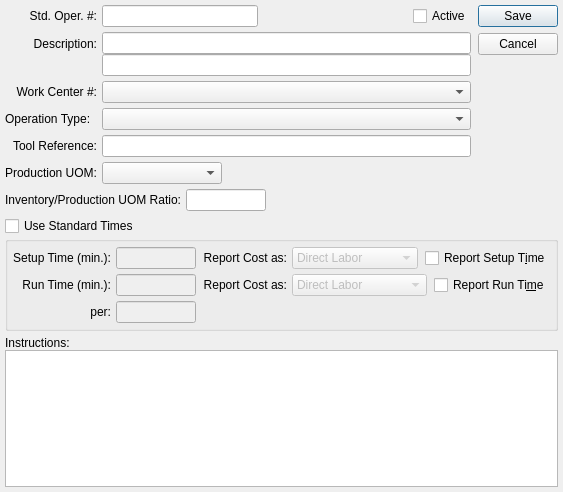
<?xml version="1.0" encoding="UTF-8"?>
<ui version="4.0">
 <comment>This file is part of the xtmfg Package for xTuple ERP,
and is Copyright (c) 1999-2017 by OpenMFG LLC, d/b/a xTuple.  It
is licensed to you under the xTuple End-User License Agreement (&quot;the
EULA&quot;), the full text of which is available at www.xtuple.com/EULA.
While the EULA gives you access to source code and encourages your
involvement in the development process, this Package is not free
software.  By using this software, you agree to be bound by the
terms of the EULA.</comment>
 <class>standardOperation</class>
 <widget class="QDialog" name="standardOperation">
  <property name="geometry">
   <rect>
    <x>0</x>
    <y>0</y>
    <width>563</width>
    <height>492</height>
   </rect>
  </property>
  <property name="windowTitle">
   <string>Standard Operation</string>
  </property>
  <layout class="QVBoxLayout">
   <property name="spacing">
    <number>5</number>
   </property>
   <property name="margin">
    <number>5</number>
   </property>
   <item>
    <layout class="QHBoxLayout">
     <property name="spacing">
      <number>7</number>
     </property>
     <item>
      <layout class="QVBoxLayout">
       <property name="spacing">
        <number>5</number>
       </property>
       <item>
        <layout class="QGridLayout">
         <property name="spacing">
          <number>5</number>
         </property>
         <item row="5" column="1">
          <layout class="QHBoxLayout">
           <property name="spacing">
            <number>0</number>
           </property>
           <item>
            <widget class="XComboBox" name="_prodUOM">
             <property name="minimumSize">
              <size>
               <width>120</width>
               <height>0</height>
              </size>
             </property>
            </widget>
           </item>
           <item>
            <spacer>
             <property name="orientation">
              <enum>Qt::Horizontal</enum>
             </property>
             <property name="sizeType">
              <enum>QSizePolicy::Expanding</enum>
             </property>
             <property name="sizeHint" stdset="0">
              <size>
               <width>20</width>
               <height>20</height>
              </size>
             </property>
            </spacer>
           </item>
          </layout>
         </item>
         <item row="2" column="0">
          <widget class="QLabel" name="_workCenterLit">
           <property name="text">
            <string>Work Center #:</string>
           </property>
           <property name="alignment">
            <set>Qt::AlignRight|Qt::AlignTrailing|Qt::AlignVCenter</set>
           </property>
          </widget>
         </item>
         <item row="1" column="0">
          <layout class="QVBoxLayout">
           <property name="spacing">
            <number>0</number>
           </property>
           <item>
            <widget class="QLabel" name="_descriptionLit">
             <property name="sizePolicy">
              <sizepolicy hsizetype="Preferred" vsizetype="Fixed">
               <horstretch>0</horstretch>
               <verstretch>0</verstretch>
              </sizepolicy>
             </property>
             <property name="text">
              <string>Description:</string>
             </property>
             <property name="alignment">
              <set>Qt::AlignRight|Qt::AlignTrailing|Qt::AlignVCenter</set>
             </property>
            </widget>
           </item>
           <item>
            <spacer>
             <property name="orientation">
              <enum>Qt::Vertical</enum>
             </property>
             <property name="sizeType">
              <enum>QSizePolicy::Preferred</enum>
             </property>
             <property name="sizeHint" stdset="0">
              <size>
               <width>20</width>
               <height>20</height>
              </size>
             </property>
            </spacer>
           </item>
          </layout>
         </item>
         <item row="0" column="1">
          <layout class="QHBoxLayout">
           <property name="spacing">
            <number>0</number>
           </property>
           <item>
            <widget class="XLineEdit" name="_number"/>
           </item>
           <item>
            <spacer>
             <property name="orientation">
              <enum>Qt::Horizontal</enum>
             </property>
             <property name="sizeType">
              <enum>QSizePolicy::Expanding</enum>
             </property>
             <property name="sizeHint" stdset="0">
              <size>
               <width>20</width>
               <height>20</height>
              </size>
             </property>
            </spacer>
           </item>
           <item>
            <widget class="QCheckBox" name="_active">
             <property name="text">
              <string>Active</string>
             </property>
            </widget>
           </item>
          </layout>
         </item>
         <item row="2" column="1">
          <widget class="XComboBox" name="_wrkcnt"/>
         </item>
         <item row="4" column="0">
          <widget class="QLabel" name="_toolRefLit">
           <property name="text">
            <string>Tool Reference:</string>
           </property>
           <property name="alignment">
            <set>Qt::AlignRight|Qt::AlignTrailing|Qt::AlignVCenter</set>
           </property>
          </widget>
         </item>
         <item row="5" column="0">
          <widget class="QLabel" name="_prodUOMLit">
           <property name="text">
            <string>Production UOM:</string>
           </property>
           <property name="alignment">
            <set>Qt::AlignRight|Qt::AlignTrailing|Qt::AlignVCenter</set>
           </property>
          </widget>
         </item>
         <item row="0" column="0">
          <widget class="QLabel" name="_stdopnNumLit">
           <property name="text">
            <string>Std. Oper. #:</string>
           </property>
           <property name="alignment">
            <set>Qt::AlignRight|Qt::AlignTrailing|Qt::AlignVCenter</set>
           </property>
          </widget>
         </item>
         <item row="4" column="1">
          <widget class="XLineEdit" name="_toolReference"/>
         </item>
         <item row="1" column="1">
          <layout class="QVBoxLayout">
           <property name="spacing">
            <number>0</number>
           </property>
           <item>
            <widget class="XLineEdit" name="_description1"/>
           </item>
           <item>
            <widget class="XLineEdit" name="_description2"/>
           </item>
          </layout>
         </item>
         <item row="3" column="1">
          <widget class="XComboBox" name="_optype">
           <property name="allowNull">
            <bool>true</bool>
           </property>
          </widget>
         </item>
         <item row="3" column="0">
          <widget class="XLabel" name="_opTypeLit">
           <property name="text">
            <string>Operation Type:</string>
           </property>
          </widget>
         </item>
        </layout>
       </item>
       <item>
        <layout class="QHBoxLayout">
         <property name="spacing">
          <number>5</number>
         </property>
         <item>
          <widget class="QLabel" name="_invProdUOMRatioLit">
           <property name="text">
            <string>Inventory/Production UOM Ratio:</string>
           </property>
           <property name="alignment">
            <set>Qt::AlignRight|Qt::AlignTrailing|Qt::AlignVCenter</set>
           </property>
          </widget>
         </item>
         <item>
          <layout class="QHBoxLayout">
           <property name="spacing">
            <number>0</number>
           </property>
           <item>
            <widget class="XLineEdit" name="_invProdUOMRatio">
             <property name="maximumSize">
              <size>
               <width>80</width>
               <height>32767</height>
              </size>
             </property>
             <property name="alignment">
              <set>Qt::AlignRight</set>
             </property>
            </widget>
           </item>
           <item>
            <spacer>
             <property name="orientation">
              <enum>Qt::Horizontal</enum>
             </property>
             <property name="sizeType">
              <enum>QSizePolicy::Expanding</enum>
             </property>
             <property name="sizeHint" stdset="0">
              <size>
               <width>20</width>
               <height>20</height>
              </size>
             </property>
            </spacer>
           </item>
          </layout>
         </item>
        </layout>
       </item>
      </layout>
     </item>
     <item>
      <widget class="QDialogButtonBox" name="_buttonBox">
       <property name="orientation">
        <enum>Qt::Vertical</enum>
       </property>
       <property name="standardButtons">
        <set>QDialogButtonBox::Cancel|QDialogButtonBox::Save</set>
       </property>
      </widget>
     </item>
    </layout>
   </item>
   <item>
    <layout class="QVBoxLayout">
     <property name="spacing">
      <number>0</number>
     </property>
     <item>
      <layout class="QHBoxLayout">
       <property name="spacing">
        <number>0</number>
       </property>
       <item>
        <widget class="QCheckBox" name="_stdTimes">
         <property name="text">
          <string>Use Standard Times</string>
         </property>
        </widget>
       </item>
       <item>
        <spacer>
         <property name="orientation">
          <enum>Qt::Horizontal</enum>
         </property>
         <property name="sizeType">
          <enum>QSizePolicy::Expanding</enum>
         </property>
         <property name="sizeHint" stdset="0">
          <size>
           <width>21</width>
           <height>10</height>
          </size>
         </property>
        </spacer>
       </item>
      </layout>
     </item>
     <item>
      <widget class="QGroupBox" name="_standardGroup">
       <property name="title">
        <string/>
       </property>
       <layout class="QGridLayout">
        <property name="margin">
         <number>5</number>
        </property>
        <property name="spacing">
         <number>5</number>
        </property>
        <item row="2" column="1">
         <layout class="QHBoxLayout">
          <property name="spacing">
           <number>5</number>
          </property>
          <item>
           <widget class="XLineEdit" name="_runQtyPer">
            <property name="enabled">
             <bool>false</bool>
            </property>
            <property name="maximumSize">
             <size>
              <width>80</width>
              <height>32767</height>
             </size>
            </property>
           </widget>
          </item>
          <item>
           <widget class="QLabel" name="lblProdUOM">
            <property name="sizePolicy">
             <sizepolicy hsizetype="Expanding" vsizetype="Preferred">
              <horstretch>0</horstretch>
              <verstretch>0</verstretch>
             </sizepolicy>
            </property>
           </widget>
          </item>
         </layout>
        </item>
        <item row="0" column="1">
         <layout class="QHBoxLayout">
          <property name="spacing">
           <number>7</number>
          </property>
          <item>
           <widget class="XLineEdit" name="_setupTime">
            <property name="enabled">
             <bool>false</bool>
            </property>
            <property name="sizePolicy">
             <sizepolicy hsizetype="Preferred" vsizetype="Fixed">
              <horstretch>0</horstretch>
              <verstretch>0</verstretch>
             </sizepolicy>
            </property>
            <property name="maximumSize">
             <size>
              <width>80</width>
              <height>32767</height>
             </size>
            </property>
           </widget>
          </item>
          <item>
           <layout class="QHBoxLayout">
            <property name="spacing">
             <number>5</number>
            </property>
            <item>
             <widget class="QLabel" name="_reportSetupCostLit">
              <property name="text">
               <string>Report Cost as:</string>
              </property>
              <property name="alignment">
               <set>Qt::AlignRight|Qt::AlignTrailing|Qt::AlignVCenter</set>
              </property>
             </widget>
            </item>
            <item>
             <widget class="XComboBox" name="_setupReport">
              <property name="enabled">
               <bool>false</bool>
              </property>
              <property name="sizePolicy">
               <sizepolicy hsizetype="Expanding" vsizetype="Fixed">
                <horstretch>0</horstretch>
                <verstretch>0</verstretch>
               </sizepolicy>
              </property>
              <item>
               <property name="text">
                <string>Direct Labor</string>
               </property>
              </item>
              <item>
               <property name="text">
                <string>Overhead</string>
               </property>
              </item>
              <item>
               <property name="text">
                <string>None</string>
               </property>
              </item>
             </widget>
            </item>
           </layout>
          </item>
          <item>
           <widget class="QCheckBox" name="_reportSetup">
            <property name="enabled">
             <bool>true</bool>
            </property>
            <property name="text">
             <string>Report Setup T&amp;ime</string>
            </property>
           </widget>
          </item>
         </layout>
        </item>
        <item row="1" column="1">
         <layout class="QHBoxLayout">
          <property name="spacing">
           <number>7</number>
          </property>
          <item>
           <widget class="XLineEdit" name="_runTime">
            <property name="enabled">
             <bool>false</bool>
            </property>
            <property name="sizePolicy">
             <sizepolicy hsizetype="Preferred" vsizetype="Fixed">
              <horstretch>0</horstretch>
              <verstretch>0</verstretch>
             </sizepolicy>
            </property>
            <property name="maximumSize">
             <size>
              <width>80</width>
              <height>32767</height>
             </size>
            </property>
           </widget>
          </item>
          <item>
           <layout class="QHBoxLayout">
            <property name="spacing">
             <number>5</number>
            </property>
            <item>
             <widget class="QLabel" name="_reportRunCostLit">
              <property name="text">
               <string>Report Cost as:</string>
              </property>
              <property name="alignment">
               <set>Qt::AlignRight|Qt::AlignTrailing|Qt::AlignVCenter</set>
              </property>
             </widget>
            </item>
            <item>
             <widget class="XComboBox" name="_runReport">
              <property name="enabled">
               <bool>false</bool>
              </property>
              <property name="sizePolicy">
               <sizepolicy hsizetype="Expanding" vsizetype="Fixed">
                <horstretch>0</horstretch>
                <verstretch>0</verstretch>
               </sizepolicy>
              </property>
              <item>
               <property name="text">
                <string>Direct Labor</string>
               </property>
              </item>
              <item>
               <property name="text">
                <string>Overhead</string>
               </property>
              </item>
              <item>
               <property name="text">
                <string>None</string>
               </property>
              </item>
             </widget>
            </item>
           </layout>
          </item>
          <item>
           <widget class="QCheckBox" name="_reportRun">
            <property name="enabled">
             <bool>true</bool>
            </property>
            <property name="text">
             <string>Report Run Ti&amp;me</string>
            </property>
           </widget>
          </item>
         </layout>
        </item>
        <item row="2" column="0">
         <widget class="QLabel" name="_perLit">
          <property name="text">
           <string>per:</string>
          </property>
          <property name="alignment">
           <set>Qt::AlignRight|Qt::AlignTrailing|Qt::AlignVCenter</set>
          </property>
         </widget>
        </item>
        <item row="1" column="0">
         <widget class="QLabel" name="_runTimeLit">
          <property name="text">
           <string>Run Time (min.):</string>
          </property>
          <property name="alignment">
           <set>Qt::AlignRight|Qt::AlignTrailing|Qt::AlignVCenter</set>
          </property>
         </widget>
        </item>
        <item row="0" column="0">
         <widget class="QLabel" name="_setupTimeLit">
          <property name="text">
           <string>Setup Time (min.):</string>
          </property>
          <property name="alignment">
           <set>Qt::AlignRight|Qt::AlignTrailing|Qt::AlignVCenter</set>
          </property>
         </widget>
        </item>
       </layout>
      </widget>
     </item>
    </layout>
   </item>
   <item>
    <layout class="QVBoxLayout">
     <property name="spacing">
      <number>0</number>
     </property>
     <item>
      <widget class="QLabel" name="_instructionsLit">
       <property name="text">
        <string>Instructions:</string>
       </property>
      </widget>
     </item>
     <item>
      <widget class="QTextEdit" name="_instructions"/>
     </item>
    </layout>
   </item>
  </layout>
 </widget>
 <layoutdefault spacing="6" margin="11"/>
 <pixmapfunction>qPixmapFromMimeSource</pixmapfunction>
 <customwidgets>
  <customwidget>
   <class>XComboBox</class>
   <extends>QComboBox</extends>
   <header>xcombobox.h</header>
  </customwidget>
  <customwidget>
   <class>XLabel</class>
   <extends>QLabel</extends>
   <header>xlabel.h</header>
  </customwidget>
  <customwidget>
   <class>XLineEdit</class>
   <extends>QLineEdit</extends>
   <header>xlineedit.h</header>
  </customwidget>
 </customwidgets>
 <tabstops>
  <tabstop>_number</tabstop>
  <tabstop>_description1</tabstop>
  <tabstop>_description2</tabstop>
  <tabstop>_wrkcnt</tabstop>
  <tabstop>_toolReference</tabstop>
  <tabstop>_prodUOM</tabstop>
  <tabstop>_invProdUOMRatio</tabstop>
  <tabstop>_stdTimes</tabstop>
  <tabstop>_setupTime</tabstop>
  <tabstop>_setupReport</tabstop>
  <tabstop>_reportSetup</tabstop>
  <tabstop>_runTime</tabstop>
  <tabstop>_runReport</tabstop>
  <tabstop>_reportRun</tabstop>
  <tabstop>_runQtyPer</tabstop>
  <tabstop>_instructions</tabstop>
 </tabstops>
 <resources/>
 <connections>
  <connection>
   <sender>_stdTimes</sender>
   <signal>toggled(bool)</signal>
   <receiver>_setupTime</receiver>
   <slot>setEnabled(bool)</slot>
   <hints>
    <hint type="sourcelabel">
     <x>20</x>
     <y>20</y>
    </hint>
    <hint type="destinationlabel">
     <x>20</x>
     <y>20</y>
    </hint>
   </hints>
  </connection>
  <connection>
   <sender>_stdTimes</sender>
   <signal>toggled(bool)</signal>
   <receiver>_runTime</receiver>
   <slot>setEnabled(bool)</slot>
   <hints>
    <hint type="sourcelabel">
     <x>20</x>
     <y>20</y>
    </hint>
    <hint type="destinationlabel">
     <x>20</x>
     <y>20</y>
    </hint>
   </hints>
  </connection>
  <connection>
   <sender>_stdTimes</sender>
   <signal>toggled(bool)</signal>
   <receiver>_runQtyPer</receiver>
   <slot>setEnabled(bool)</slot>
   <hints>
    <hint type="sourcelabel">
     <x>20</x>
     <y>20</y>
    </hint>
    <hint type="destinationlabel">
     <x>20</x>
     <y>20</y>
    </hint>
   </hints>
  </connection>
  <connection>
   <sender>_stdTimes</sender>
   <signal>toggled(bool)</signal>
   <receiver>_setupReport</receiver>
   <slot>setEnabled(bool)</slot>
   <hints>
    <hint type="sourcelabel">
     <x>20</x>
     <y>20</y>
    </hint>
    <hint type="destinationlabel">
     <x>20</x>
     <y>20</y>
    </hint>
   </hints>
  </connection>
  <connection>
   <sender>_stdTimes</sender>
   <signal>toggled(bool)</signal>
   <receiver>_runReport</receiver>
   <slot>setEnabled(bool)</slot>
   <hints>
    <hint type="sourcelabel">
     <x>20</x>
     <y>20</y>
    </hint>
    <hint type="destinationlabel">
     <x>20</x>
     <y>20</y>
    </hint>
   </hints>
  </connection>
  <connection>
   <sender>_stdTimes</sender>
   <signal>toggled(bool)</signal>
   <receiver>_reportSetup</receiver>
   <slot>setEnabled(bool)</slot>
   <hints>
    <hint type="sourcelabel">
     <x>20</x>
     <y>20</y>
    </hint>
    <hint type="destinationlabel">
     <x>20</x>
     <y>20</y>
    </hint>
   </hints>
  </connection>
  <connection>
   <sender>_stdTimes</sender>
   <signal>toggled(bool)</signal>
   <receiver>_reportRun</receiver>
   <slot>setEnabled(bool)</slot>
   <hints>
    <hint type="sourcelabel">
     <x>20</x>
     <y>20</y>
    </hint>
    <hint type="destinationlabel">
     <x>20</x>
     <y>20</y>
    </hint>
   </hints>
  </connection>
 </connections>
</ui>
